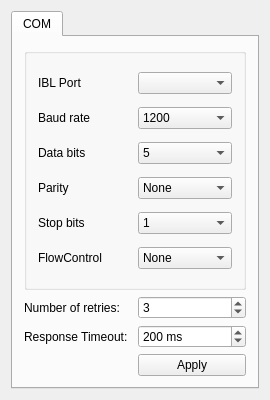
<?xml version="1.0" encoding="UTF-8"?>
<ui version="4.0">
 <class>Settings</class>
 <widget class="QWidget" name="Settings">
  <property name="geometry">
   <rect>
    <x>0</x>
    <y>0</y>
    <width>270</width>
    <height>400</height>
   </rect>
  </property>
  <property name="minimumSize">
   <size>
    <width>270</width>
    <height>400</height>
   </size>
  </property>
  <property name="maximumSize">
   <size>
    <width>270</width>
    <height>400</height>
   </size>
  </property>
  <property name="baseSize">
   <size>
    <width>0</width>
    <height>0</height>
   </size>
  </property>
  <property name="windowTitle">
   <string>MainWindow</string>
  </property>
  <layout class="QGridLayout" name="gridLayout">
   <item row="0" column="0">
    <widget class="QTabWidget" name="tabWidget">
     <property name="currentIndex">
      <number>0</number>
     </property>
     <widget class="QWidget" name="tab">
      <attribute name="title">
       <string>COM</string>
      </attribute>
      <layout class="QGridLayout" name="gridLayout_2">
       <item row="2" column="0">
        <widget class="QLabel" name="label">
         <property name="text">
          <string>Response Timeout:</string>
         </property>
        </widget>
       </item>
       <item row="3" column="1">
        <widget class="QPushButton" name="buttonSerialApply">
         <property name="text">
          <string>Apply</string>
         </property>
        </widget>
       </item>
       <item row="2" column="1">
        <widget class="QSpinBox" name="timeoutSpinner">
         <property name="accelerated">
          <bool>true</bool>
         </property>
         <property name="suffix">
          <string> ms</string>
         </property>
         <property name="minimum">
          <number>-1</number>
         </property>
         <property name="maximum">
          <number>5000</number>
         </property>
         <property name="singleStep">
          <number>20</number>
         </property>
         <property name="value">
          <number>200</number>
         </property>
        </widget>
       </item>
       <item row="1" column="1">
        <widget class="QSpinBox" name="retriesSpinner">
         <property name="value">
          <number>3</number>
         </property>
        </widget>
       </item>
       <item row="1" column="0">
        <widget class="QLabel" name="label_6">
         <property name="text">
          <string>Number of retries:</string>
         </property>
        </widget>
       </item>
       <item row="0" column="0" colspan="2">
        <widget class="QGroupBox" name="groupBox">
         <property name="title">
          <string/>
         </property>
         <layout class="QGridLayout" name="gridLayout_3">
          <item row="0" column="0">
           <widget class="QLabel" name="label_2">
            <property name="text">
             <string>IBL Port</string>
            </property>
           </widget>
          </item>
          <item row="0" column="1">
           <widget class="QComboBox" name="comboBoxPortName"/>
          </item>
          <item row="1" column="0">
           <widget class="QLabel" name="label_4">
            <property name="text">
             <string>Baud rate</string>
            </property>
           </widget>
          </item>
          <item row="1" column="1">
           <widget class="QComboBox" name="comboBoxBaudRate">
            <item>
             <property name="text">
              <string>1200</string>
             </property>
            </item>
            <item>
             <property name="text">
              <string>2400</string>
             </property>
            </item>
            <item>
             <property name="text">
              <string>4800</string>
             </property>
            </item>
            <item>
             <property name="text">
              <string>9600</string>
             </property>
            </item>
            <item>
             <property name="text">
              <string>19200</string>
             </property>
            </item>
            <item>
             <property name="text">
              <string>38400</string>
             </property>
            </item>
            <item>
             <property name="text">
              <string>57600</string>
             </property>
            </item>
            <item>
             <property name="text">
              <string>115200</string>
             </property>
            </item>
            <item>
             <property name="text">
              <string>460800</string>
             </property>
            </item>
           </widget>
          </item>
          <item row="2" column="0">
           <widget class="QLabel" name="label_3">
            <property name="text">
             <string>Data bits</string>
            </property>
           </widget>
          </item>
          <item row="2" column="1">
           <widget class="QComboBox" name="comboBoxDataBits">
            <item>
             <property name="text">
              <string>5</string>
             </property>
            </item>
            <item>
             <property name="text">
              <string>6</string>
             </property>
            </item>
            <item>
             <property name="text">
              <string>7</string>
             </property>
            </item>
            <item>
             <property name="text">
              <string>8</string>
             </property>
            </item>
           </widget>
          </item>
          <item row="3" column="0">
           <widget class="QLabel" name="label_8">
            <property name="text">
             <string>Parity</string>
            </property>
           </widget>
          </item>
          <item row="3" column="1">
           <widget class="QComboBox" name="comboBoxParity">
            <item>
             <property name="text">
              <string>None</string>
             </property>
            </item>
            <item>
             <property name="text">
              <string>Even</string>
             </property>
            </item>
            <item>
             <property name="text">
              <string>Odd</string>
             </property>
            </item>
            <item>
             <property name="text">
              <string>Space</string>
             </property>
            </item>
            <item>
             <property name="text">
              <string>Mark</string>
             </property>
            </item>
           </widget>
          </item>
          <item row="4" column="0">
           <widget class="QLabel" name="label_5">
            <property name="text">
             <string>Stop bits</string>
            </property>
           </widget>
          </item>
          <item row="4" column="1">
           <widget class="QComboBox" name="comboBoxStopBits">
            <item>
             <property name="text">
              <string>1</string>
             </property>
            </item>
            <item>
             <property name="text">
              <string>2</string>
             </property>
            </item>
           </widget>
          </item>
          <item row="5" column="0">
           <widget class="QLabel" name="label_7">
            <property name="text">
             <string>FlowControl</string>
            </property>
           </widget>
          </item>
          <item row="5" column="1">
           <widget class="QComboBox" name="comboBoxFlowControl">
            <item>
             <property name="text">
              <string>None</string>
             </property>
            </item>
            <item>
             <property name="text">
              <string>RTS/CTS</string>
             </property>
            </item>
            <item>
             <property name="text">
              <string>XON/XOFF</string>
             </property>
            </item>
           </widget>
          </item>
         </layout>
        </widget>
       </item>
      </layout>
     </widget>
    </widget>
   </item>
  </layout>
 </widget>
 <layoutdefault spacing="6" margin="11"/>
 <resources/>
 <connections/>
</ui>
